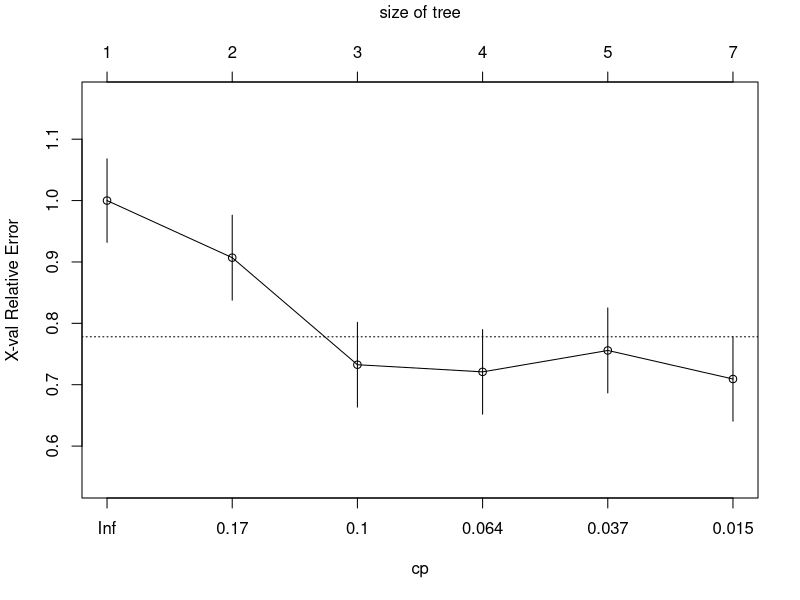
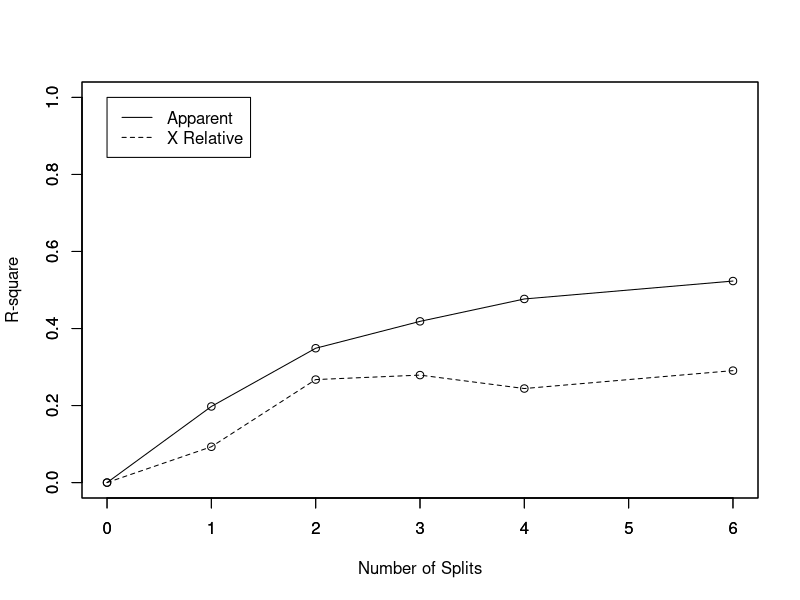
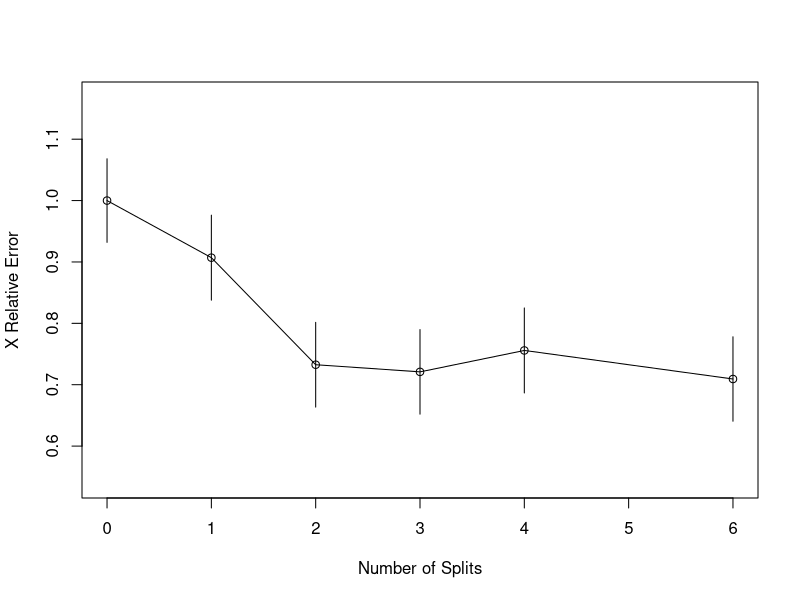
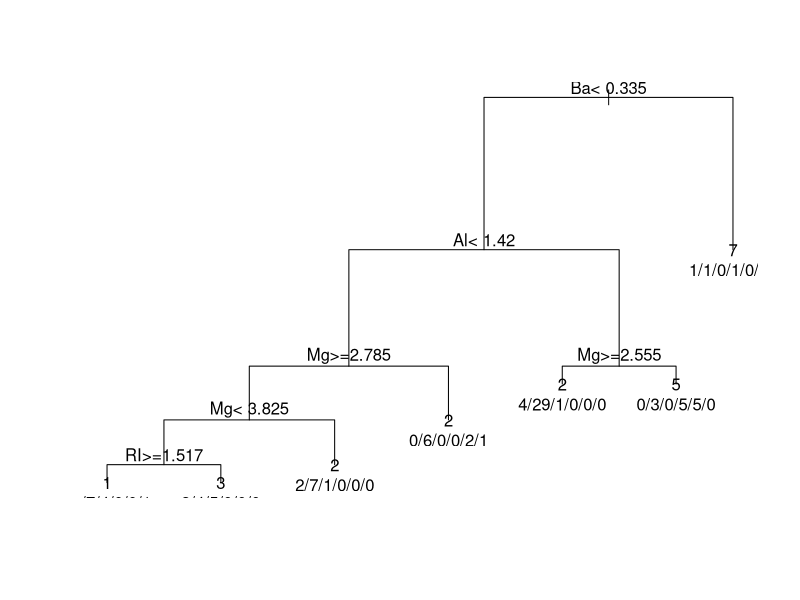
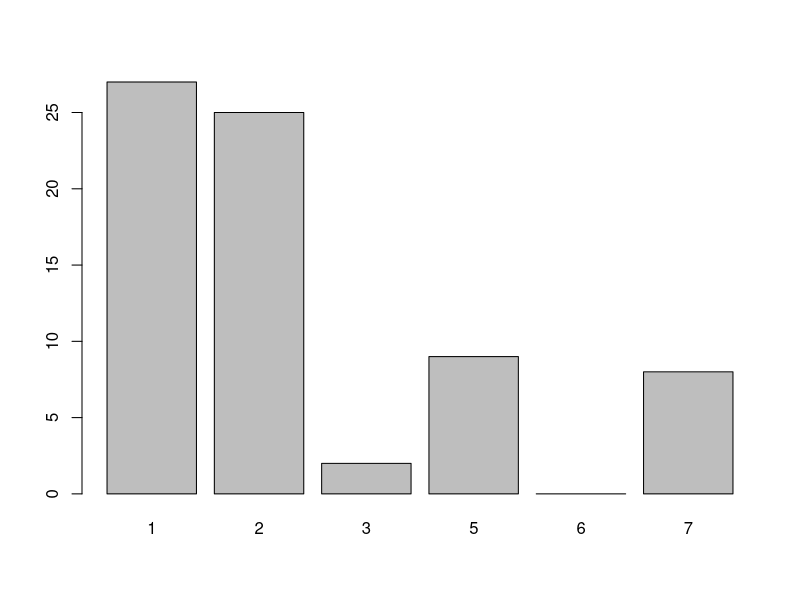

These figures' R source, in order:
library(e1071)
library(rpart)
data(Glass, package="mlbench")
index <- 1:nrow(Glass)
testindex <- sample(index, trunc(length(index)/3))
testset <- Glass[testindex,]
trainset <- Glass[-testindex,]
rpart.model <- rpart(Type ~ ., data = trainset)
rpart.pred <- predict(rpart.model, testset[,-10], type = "class")
printcp(rpart.model)
plotcp(rpart.model)

rsq.rpart(rpart.model)
print(rpart.model)

plot(rpart.model,compress=TRUE)
text(rpart.model, use.n=TRUE)
plot(rpart.pred)



